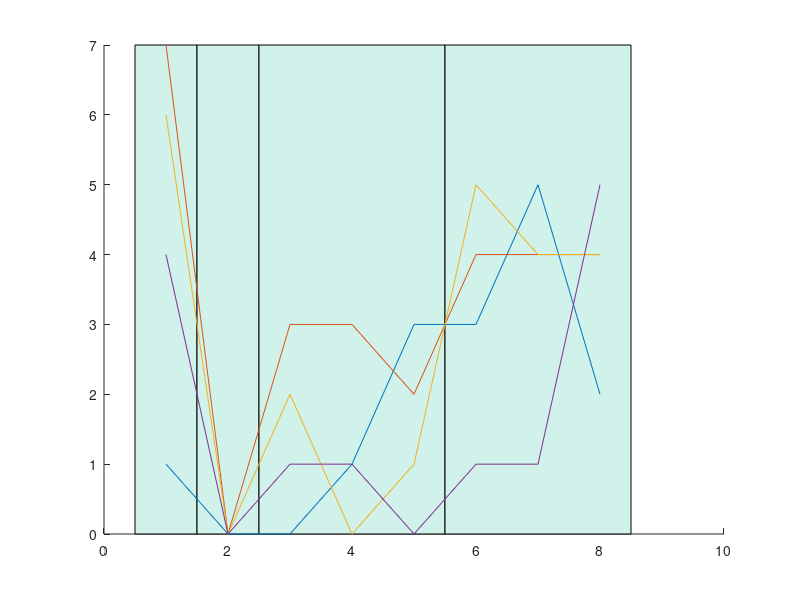

Here is the MATLAB script that generated this plot:
%quick visualization of pilot results

figure
hold on
rectangle('Position',[0.5,0,1,7],'FaceColor',[0.8196, 0.9490, 0.9216])
rectangle('Position',[1.5,0,1,7],'FaceColor',[0.8196, 0.9490, 0.9216])
rectangle('Position',[2.5,0,3,7],'FaceColor',[0.8196, 0.9490, 0.9216])
rectangle('Position',[5.5,0,3,7],'FaceColor',[0.8196, 0.9490, 0.9216])

data = [1,7,6,4;0,0,0,0;0,3,2,1;1,3,0,1;3,2,1,0;3,4,5,1;5,4,4,1;2,4,4,5];
plot(data)